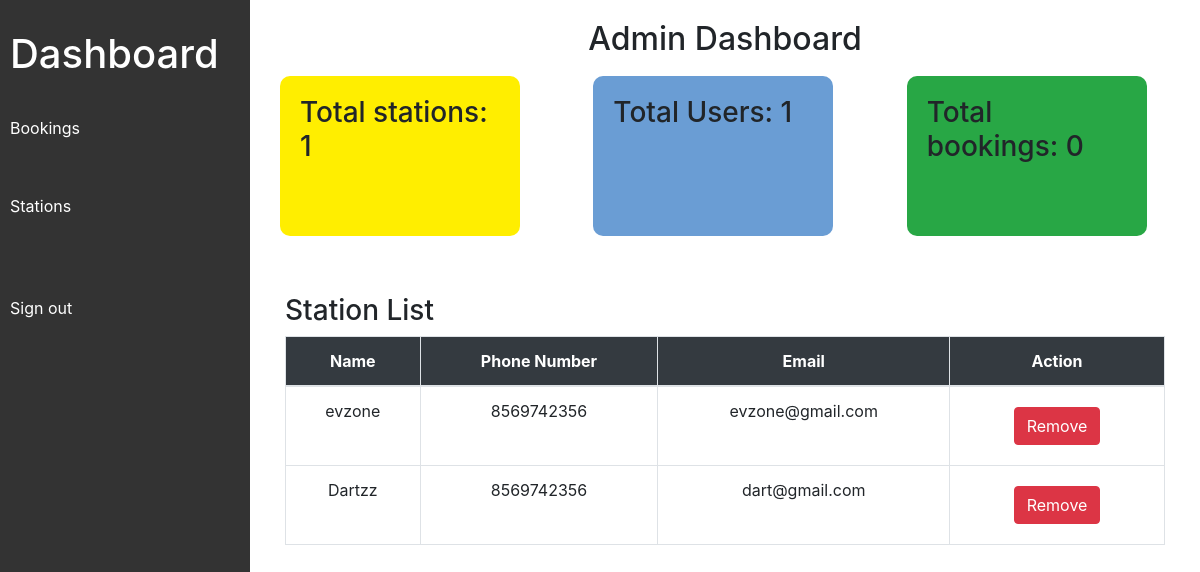
/admin_app/dashboard/, run on an earlier commit of the app's database.
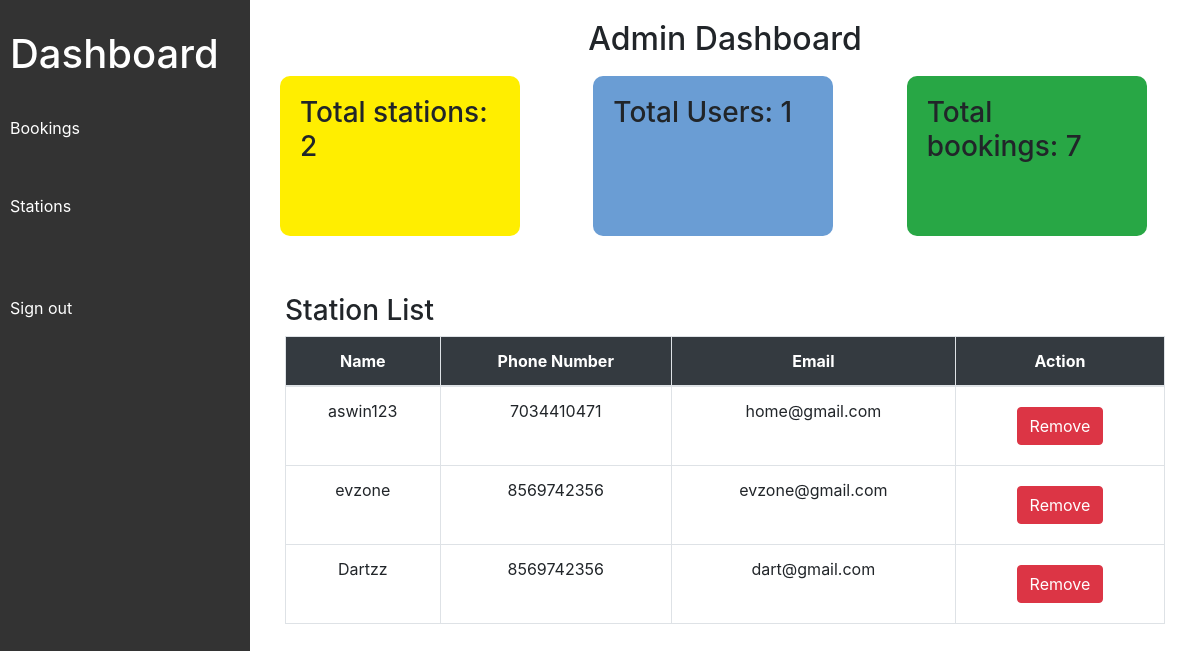
And on a later commit of the database.
### station_app/models.py (models this page shows)
class StationProfile(models.Model):
    Phone_Number=models.IntegerField()
    Address=models.CharField(max_length=250)
    Profile_Image=models.FileField(upload_to="images",null=True,blank=True)
    user=models.ForeignKey(User,on_delete=models.CASCADE,null=True,blank=True)

### admin_app/views.py (the view)
# urls.py: path('dashboard/', views.dashboard, name='dashboard'),
def dashboard(request):
    station = StationProfile.objects.all().order_by("-id")
    total_station = Station.objects.all().count()
    total_users = UserProfile.objects.all().count()
    total_book = Booking.objects.all().count()
    return render(request, "admin/dashboard.html", {"station": station, "total_station": total_station, "total_users": total_users, "total_book": total_book})

### templates/admin/dashboard.html (shortened to what this page needs)
<!DOCTYPE html>
<html lang="en">
<head>
    <link href="https://stackpath.bootstrapcdn.com/bootstrap/4.3.1/css/bootstrap.min.css" rel="stylesheet">
</head>
<body>
    <div class="sidebar">
        <ul>
            <li><a href="#"><h1>Dashboard</h1></a></li>
            <li><a href="{%url 'all_bookings'%}">Bookings</a></li><br>
            <li><a href="{%url 'dashboard' %}">Stations</a></li><br><br>
            <li><a href="{%url 'admin_signout' %}">Sign out</a></li>
        </ul>
    </div>
    <div class="main-content">
        {% block content %}
<h2 class="text-center">Admin Dashboard</h2>
        <main id="main">
            <div class="row">
                <div class="col-md-4">
                    <div class="count-box total-turfs-box">
                        <h3>Total stations: {{ total_station }}</h3>
                    </div>
                </div>
                <div class="col-md-4">
                    <div class="count-box total-users-box">
                        <h3>Total Users: {{ total_users }}</h3>
                    </div>
                </div>
                <div class="col-md-4">
                    <div class="count-box total-bookings-box">
                        <h3>Total bookings: {{ total_book }}</h3>
                    </div>
                </div>
            </div>
            <section id="managers-list" class="managers-list">
                <div class="container" data-aos="fade-up">
                    <div class="section-header mt-5">
                        <h3 class="mt-5">Station List</h3>
                    </div>
                    <div class="row gx-lg-0 gy-4">
                        <div class="col-lg-12">
                            <table class="table table-bordered managers-table">
                                <thead>
                                    <tr>
                                        <th>Name</th>
                                        <th>Phone Number</th>
                                        <th>Email</th>
                                        <th>Action</th>
                                    </tr>
                                </thead>
                                <tbody>
                                    {% for st in station %}
                                    <tr>
                                        <td>{{ st.user.username }}</td>
                                        <td>{{ st.Phone_Number }}</td>
                                        <td>{{ st.user.email }}</td>
                                        <td>
                                            <a href="{% url 'removestation' st.user.id %}"
                                            class="btn btn-danger m-2"
                                            onclick="return confirm('Confirm removing this station?')">Remove</a>
                                        </td>
                                    </tr>
                                    {% endfor %}
                                </tbody>
                            </table>
                        </div>
                    </div>
                </div>
            </section>
        </main>
        {% endblock %}
    </div>
</body>
</html>

What changed in the data, as far as the page shows it:
added StationProfile: user.username "aswin123", Phone_Number "7034410471", user.email "home@gmail.com"
Also different on the page:
{{ total_station }}: "1" → "2"
{{ total_book }}: "0" → "7"
